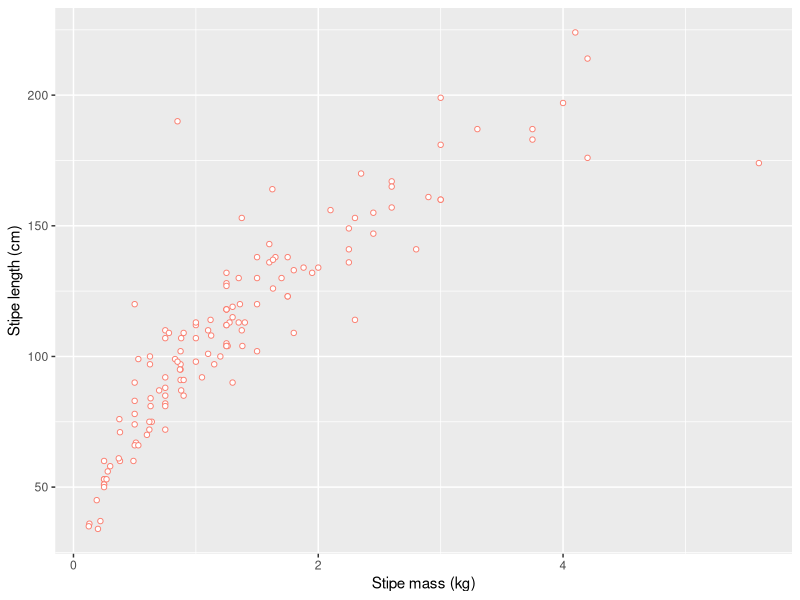

Reproduce this figure in R.
## ---- chunk 1
knitr::opts_chunk$set(
  comment = "R>", 
  warning = FALSE, 
  message = FALSE
)
## ---- chunk 2
library(tidyverse)
## ---- chunk 3
laminaria <- read_csv(here::here("data", "laminaria.csv"))
## ---- chunk 4
head(laminaria)
## ---- chunk 5
head(laminaria, n = 3)
tail(laminaria, n = 2)
## ---- chunk 6
glimpse(laminaria)
## ---- chunk 7
names(laminaria)
## ---- chunk 8
library(skimr)
skim(iris) # using built-in `iris` data
## ---- chunk 9
ggplot(data = laminaria, aes(x = stipe_mass, y = stipe_length)) +
  geom_point(shape = 21, colour = "salmon", fill = "white") +
  labs(x = "Stipe mass (kg)", y = "Stipe length (cm)")
